Frame 1 (no input): blank canvas, image omitted
Frame 60 (the mouse pressed at the canvas centre just before this capture): blank canvas, image omitted
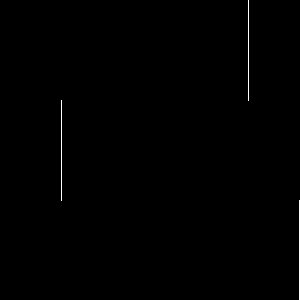
Frame 120 (the mouse held since frame 60 and released just before this capture)

The Processing sketch whose frames 1 and 60 were blank and that drew this single picture after the mouse press (run headless with seeded random() and noise(); from frame 60 on, the mouse is pressed at the canvas centre):

// Processing sketch: Time
// ── Time.pde
// This sketch demonstrates how to use the second(), minute(), and hour()
// functions.

void setup() {
  size(300, 300);
  noSmooth();
  stroke(255);
}

void draw() {
    background(0);
    float s = map(second(), 0, 59, 0, height - 1);
    float m = map(minute(), 0, 59, 0, height - 1);
    float h = map(hour(), 0, 23, 0, height - 1);

    line(s, 0, s, 100);
    line (m, width / 3, m, 200);
    line (h, width * 2 / 3, h, 300);
}
